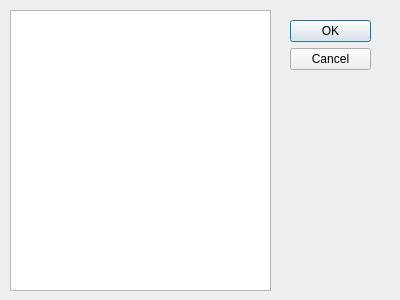
<?xml version="1.0" encoding="UTF-8"?>
<ui version="4.0">
 <class>InstrumentSelectionDialog</class>
 <widget class="QDialog" name="InstrumentSelectionDialog">
  <property name="geometry">
   <rect>
    <x>0</x>
    <y>0</y>
    <width>400</width>
    <height>300</height>
   </rect>
  </property>
  <property name="windowTitle">
   <string>Dialog</string>
  </property>
  <widget class="QDialogButtonBox" name="buttonBox">
   <property name="geometry">
    <rect>
     <x>290</x>
     <y>20</y>
     <width>81</width>
     <height>241</height>
    </rect>
   </property>
   <property name="orientation">
    <enum>Qt::Vertical</enum>
   </property>
   <property name="standardButtons">
    <set>QDialogButtonBox::Cancel|QDialogButtonBox::Ok</set>
   </property>
  </widget>
  <widget class="QListWidget" name="instrumentListWidget">
   <property name="geometry">
    <rect>
     <x>10</x>
     <y>10</y>
     <width>261</width>
     <height>281</height>
    </rect>
   </property>
  </widget>
 </widget>
 <resources/>
 <connections>
  <connection>
   <sender>buttonBox</sender>
   <signal>accepted()</signal>
   <receiver>InstrumentSelectionDialog</receiver>
   <slot>accept()</slot>
   <hints>
    <hint type="sourcelabel">
     <x>248</x>
     <y>254</y>
    </hint>
    <hint type="destinationlabel">
     <x>157</x>
     <y>274</y>
    </hint>
   </hints>
  </connection>
  <connection>
   <sender>buttonBox</sender>
   <signal>rejected()</signal>
   <receiver>InstrumentSelectionDialog</receiver>
   <slot>reject()</slot>
   <hints>
    <hint type="sourcelabel">
     <x>316</x>
     <y>260</y>
    </hint>
    <hint type="destinationlabel">
     <x>286</x>
     <y>274</y>
    </hint>
   </hints>
  </connection>
 </connections>
</ui>
